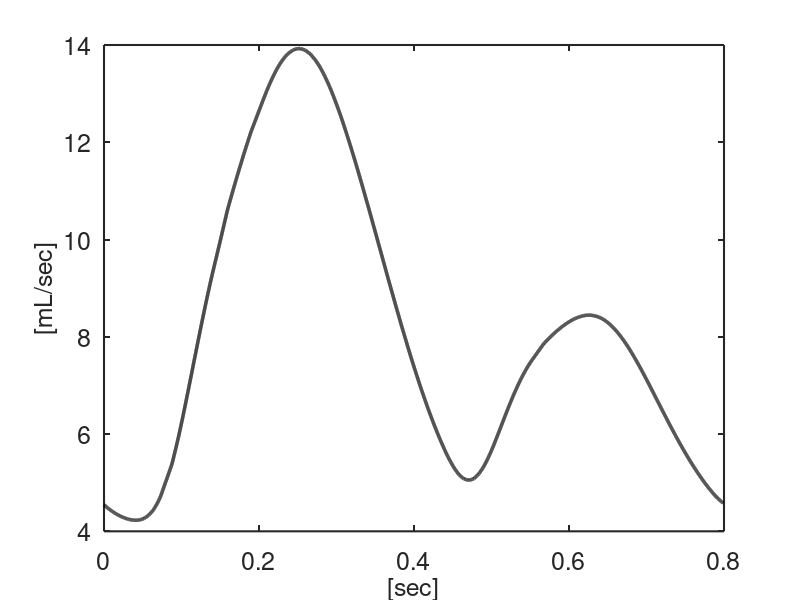
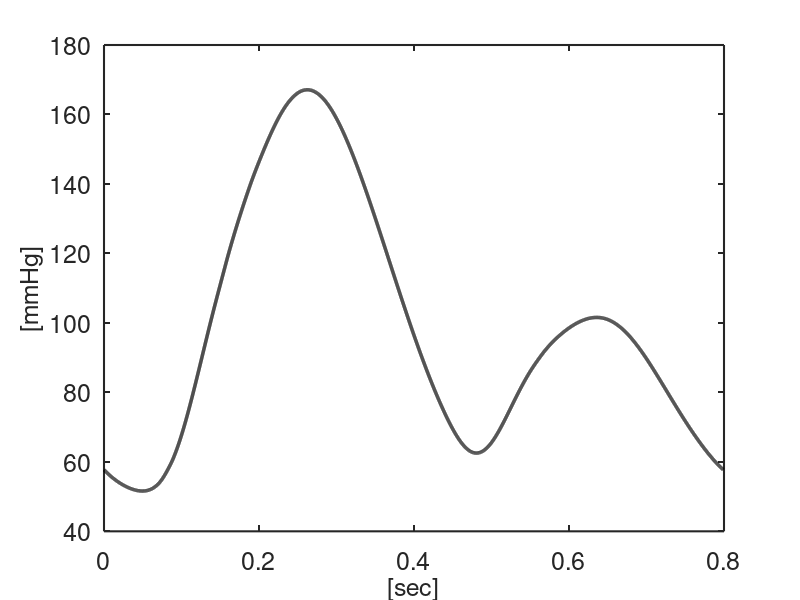

These charts were generated, in order, by the following MATLAB code:
    close all;
    clear; clc;

    dt    = 1.0e-4;
    pconv = 1334.16;
    
    fid = fopen('flow.txt','r');
    C = textscan(fid,'%f %f');
    fData = cell2mat(C);
    fclose(fid);
    
    t = C{:,1};
    Q = -C{:,2};
    
    Rp = 3224.2321;
    C  = 1.09e-6;
    Rd = 12896.92865;
    
    Tc = t(end);
    nTime = int32(Tc/dt);
    nCycle = 10;
    
    ti = linspace(0,Tc,nTime)';
    Qi = interp1(t, Q, ti);
    
    P = zeros(nTime*nCycle,1);
    t = zeros(nTime*nCycle,1);
    k = 1;
    for n=1:nCycle
        for i=1:nTime
           t(k+1) = t(k) + dt;
           if i~=1 && i~=nTime
                dQdt = (Qi(i+1)-Qi(i-1))/(ti(i+1)-ti(i-1));
           elseif i == 1
                dQdt = (Qi(2)-Qi(1))/(ti(2)-ti(1));
           elseif i == nTime
                dQdt = (Qi(nTime)-Qi(nTime-1))/(ti(nTime)-ti(nTime-1));
           end
           r = (1/C) * (-P(k)/Rd + Qi(i)*(1+Rp/Rd)) + Rp*dQdt;

           P(k+1) = P(k) + dt*r;
           k = k + 1;
        end
    end
    P = P./pconv;
    
    titleFont = 20;
    lineWidth = 2.5;
    axesFont  = 18;
    axesWidth = 1.5;
    
    %% Figure 1
    figure('units','normalized','outerposition',[0.05 0.08 0.25 0.4]);
        plot(ti, Qi, 'k-', 'LineWidth', lineWidth);
        set(gca,'FontSize',axesFont,'LineWidth',axesWidth);
        xlabel('[sec]','FontSize',axesFont);
        ylabel('[mL/sec]','FontSize',axesFont);

    is = (nCycle-1)*nTime + 1;
    ie = nCycle*nTime;
    figure('units','normalized','outerposition',[0.05 0.5 0.25 0.4]);
        plot(t(is:ie)-t(is), P(is:ie), 'k-', 'LineWidth', lineWidth);
        set(gca,'FontSize',axesFont,'LineWidth',axesWidth);
        xlabel('[sec]','FontSize',axesFont);
        ylabel('[mmHg]','FontSize',axesFont);
